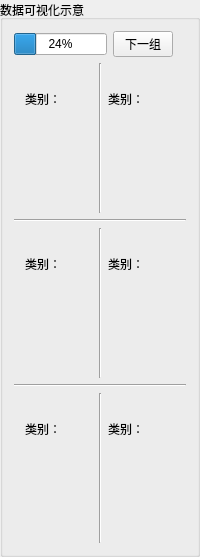
             <widget class="QGroupBox" name="groupBox_2">
              <property name="title">
               <string>数据可视化示意</string>
              </property>
              <layout class="QVBoxLayout" name="verticalLayout_4">
               <item>
                <layout class="QHBoxLayout" name="horizontalLayout_22">
                 <item>
                  <widget class="QProgressBar" name="progressBar">
                   <property name="value">
                    <number>24</number>
                   </property>
                  </widget>
                 </item>
                 <item>
                  <widget class="QPushButton" name="pushButton_nextSenseChart">
                   <property name="maximumSize">
                    <size>
                     <width>60</width>
                     <height>30</height>
                    </size>
                   </property>
                   <property name="text">
                    <string>下一组</string>
                   </property>
                  </widget>
                 </item>
                 <item>
                  <widget class="QLabel" name="label_18">
                   <property name="maximumSize">
                    <size>
                     <width>10</width>
                     <height>30</height>
                    </size>
                   </property>
                   <property name="text">
                    <string/>
                   </property>
                  </widget>
                 </item>
                </layout>
               </item>
               <item>
                <layout class="QHBoxLayout" name="horizontalLayout_23">
                 <item>
                  <widget class="QLabel" name="label_51">
                   <property name="minimumSize">
                    <size>
                     <width>0</width>
                     <height>150</height>
                    </size>
                   </property>
                   <property name="maximumSize">
                    <size>
                     <width>5</width>
                     <height>16777215</height>
                    </size>
                   </property>
                   <property name="text">
                    <string/>
                   </property>
                  </widget>
                 </item>
                 <item>
                  <layout class="QVBoxLayout" name="verticalLayout_15">
                   <item>
                    <layout class="QHBoxLayout" name="horizontalLayout_9">
                     <item>
                      <widget class="QLabel" name="label_16">
                       <property name="text">
                        <string>类别：</string>
                       </property>
                       <property name="alignment">
                        <set>Qt::AlignRight|Qt::AlignTrailing|Qt::AlignVCenter</set>
                       </property>
                      </widget>
                     </item>
                     <item>
                      <widget class="QLabel" name="label_senseChartInfo_1">
                       <property name="text">
                        <string/>
                       </property>
                      </widget>
                     </item>
                    </layout>
                   </item>
                   <item>
                    <widget class="QLabel" name="label_senseChart1">
                     <property name="text">
                      <string/>
                     </property>
                    </widget>
                   </item>
                  </layout>
                 </item>
                 <item>
                  <widget class="Line" name="line_5">
                   <property name="orientation">
                    <enum>Qt::Vertical</enum>
                   </property>
                  </widget>
                 </item>
                 <item>
                  <layout class="QVBoxLayout" name="verticalLayout_29">
                   <item>
                    <layout class="QHBoxLayout" name="horizontalLayout_38">
                     <item>
                      <widget class="QLabel" name="label_24">
                       <property name="text">
                        <string>类别：</string>
                       </property>
                       <property name="alignment">
                        <set>Qt::AlignRight|Qt::AlignTrailing|Qt::AlignVCenter</set>
                       </property>
                      </widget>
                     </item>
                     <item>
                      <widget class="QLabel" name="label_senseChartInfo_2">
                       <property name="text">
                        <string/>
                       </property>
                      </widget>
                     </item>
                    </layout>
                   </item>
                   <item>
                    <widget class="QLabel" name="label_senseChart2">
                     <property name="text">
                      <string/>
                     </property>
                    </widget>
                   </item>
                  </layout>
                 </item>
                 <item>
                  <widget class="QLabel" name="label_49">
                   <property name="minimumSize">
                    <size>
                     <width>0</width>
                     <height>80</height>
                    </size>
                   </property>
                   <property name="maximumSize">
                    <size>
                     <width>5</width>
                     <height>16777215</height>
                    </size>
                   </property>
                   <property name="text">
                    <string/>
                   </property>
                  </widget>
                 </item>
                </layout>
               </item>
               <item>
                <widget class="Line" name="line_9">
                 <property name="orientation">
                  <enum>Qt::Horizontal</enum>
                 </property>
                </widget>
               </item>
               <item>
                <layout class="QHBoxLayout" name="horizontalLayout_39">
                 <item>
                  <widget class="QLabel" name="label_52">
                   <property name="minimumSize">
                    <size>
                     <width>0</width>
                     <height>150</height>
                    </size>
                   </property>
                   <property name="maximumSize">
                    <size>
                     <width>5</width>
                     <height>16777215</height>
                    </size>
                   </property>
                   <property name="text">
                    <string/>
                   </property>
                  </widget>
                 </item>
                 <item>
                  <layout class="QVBoxLayout" name="verticalLayout_16">
                   <item>
                    <layout class="QHBoxLayout" name="horizontalLayout_40">
                     <item>
                      <widget class="QLabel" name="label_28">
                       <property name="text">
                        <string>类别：</string>
                       </property>
                       <property name="alignment">
                        <set>Qt::AlignRight|Qt::AlignTrailing|Qt::AlignVCenter</set>
                       </property>
                      </widget>
                     </item>
                     <item>
                      <widget class="QLabel" name="label_senseChartInfo_3">
                       <property name="text">
                        <string/>
                       </property>
                      </widget>
                     </item>
                    </layout>
                   </item>
                   <item>
                    <widget class="QLabel" name="label_senseChart3">
                     <property name="text">
                      <string/>
                     </property>
                    </widget>
                   </item>
                  </layout>
                 </item>
                 <item>
                  <widget class="Line" name="line_7">
                   <property name="orientation">
                    <enum>Qt::Vertical</enum>
                   </property>
                  </widget>
                 </item>
                 <item>
                  <layout class="QVBoxLayout" name="verticalLayout_33">
                   <item>
                    <layout class="QHBoxLayout" name="horizontalLayout_41">
                     <item>
                      <widget class="QLabel" name="label_45">
                       <property name="text">
                        <string>类别：</string>
                       </property>
                       <property name="alignment">
                        <set>Qt::AlignRight|Qt::AlignTrailing|Qt::AlignVCenter</set>
                       </property>
                      </widget>
                     </item>
                     <item>
                      <widget class="QLabel" name="label_senseChartInfo_4">
                       <property name="text">
                        <string/>
                       </property>
                      </widget>
                     </item>
                    </layout>
                   </item>
                   <item>
                    <widget class="QLabel" name="label_senseChart4">
                     <property name="text">
                      <string/>
                     </property>
                    </widget>
                   </item>
                  </layout>
                 </item>
                 <item>
                  <widget class="QLabel" name="label_67">
                   <property name="minimumSize">
                    <size>
                     <width>0</width>
                     <height>80</height>
                    </size>
                   </property>
                   <property name="maximumSize">
                    <size>
                     <width>5</width>
                     <height>16777215</height>
                    </size>
                   </property>
                   <property name="text">
                    <string/>
                   </property>
                  </widget>
                 </item>
                </layout>
               </item>
               <item>
                <widget class="Line" name="line_6">
                 <property name="orientation">
                  <enum>Qt::Horizontal</enum>
                 </property>
                </widget>
               </item>
               <item>
                <layout class="QHBoxLayout" name="horizontalLayout_24">
                 <item>
                  <widget class="QLabel" name="label_53">
                   <property name="minimumSize">
                    <size>
                     <width>0</width>
                     <height>150</height>
                    </size>
                   </property>
                   <property name="maximumSize">
                    <size>
                     <width>5</width>
                     <height>16777215</height>
                    </size>
                   </property>
                   <property name="text">
                    <string/>
                   </property>
                  </widget>
                 </item>
                 <item>
                  <layout class="QVBoxLayout" name="verticalLayout_17">
                   <item>
                    <layout class="QHBoxLayout" name="horizontalLayout_36">
                     <item>
                      <widget class="QLabel" name="label_54">
                       <property name="text">
                        <string>类别：</string>
                       </property>
                       <property name="alignment">
                        <set>Qt::AlignRight|Qt::AlignTrailing|Qt::AlignVCenter</set>
                       </property>
                      </widget>
                     </item>
                     <item>
                      <widget class="QLabel" name="label_senseChartInfo_5">
                       <property name="text">
                        <string/>
                       </property>
                      </widget>
                     </item>
                    </layout>
                   </item>
                   <item>
                    <widget class="QLabel" name="label_senseChart5">
                     <property name="text">
                      <string/>
                     </property>
                    </widget>
                   </item>
                  </layout>
                 </item>
                 <item>
                  <widget class="Line" name="line_8">
                   <property name="orientation">
                    <enum>Qt::Vertical</enum>
                   </property>
                  </widget>
                 </item>
                 <item>
                  <layout class="QVBoxLayout" name="verticalLayout_34">
                   <item>
                    <layout class="QHBoxLayout" name="horizontalLayout_42">
                     <item>
                      <widget class="QLabel" name="label_69">
                       <property name="text">
                        <string>类别：</string>
                       </property>
                       <property name="alignment">
                        <set>Qt::AlignRight|Qt::AlignTrailing|Qt::AlignVCenter</set>
                       </property>
                      </widget>
                     </item>
                     <item>
                      <widget class="QLabel" name="label_senseChartInfo_6">
                       <property name="text">
                        <string/>
                       </property>
                      </widget>
                     </item>
                    </layout>
                   </item>
                   <item>
                    <widget class="QLabel" name="label_senseChart6">
                     <property name="text">
                      <string/>
                     </property>
                    </widget>
                   </item>
                  </layout>
                 </item>
                 <item>
                  <widget class="QLabel" name="label_75">
                   <property name="minimumSize">
                    <size>
                     <width>0</width>
                     <height>80</height>
                    </size>
                   </property>
                   <property name="maximumSize">
                    <size>
                     <width>5</width>
                     <height>16777215</height>
                    </size>
                   </property>
                   <property name="text">
                    <string/>
                   </property>
                  </widget>
                 </item>
                </layout>
               </item>
              </layout>
             </widget>
